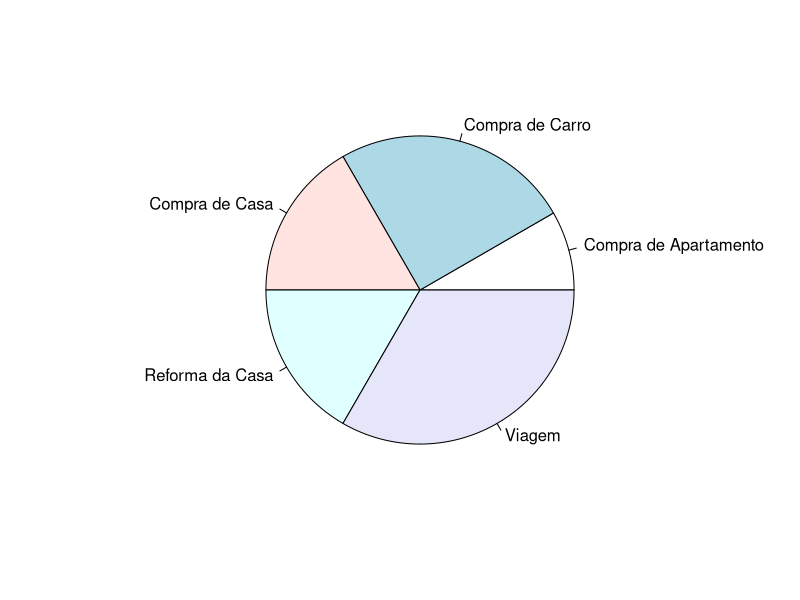
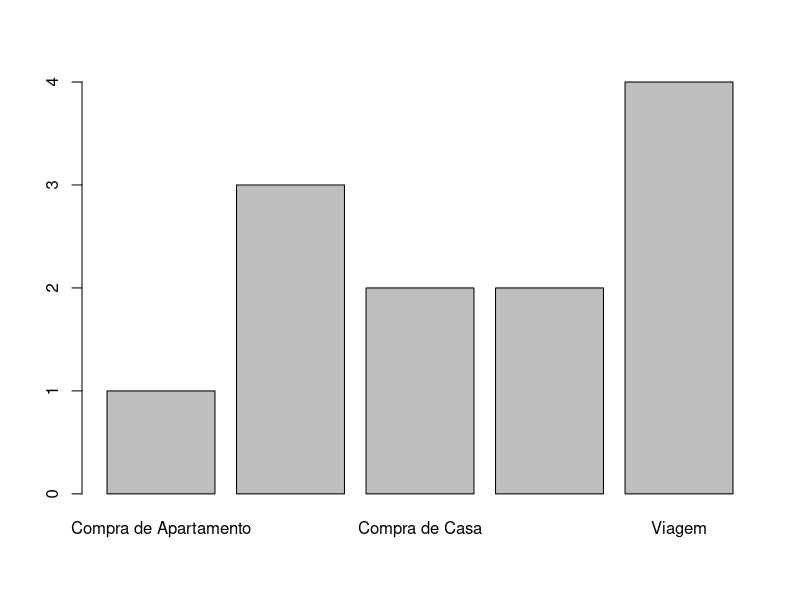

R code for these plots, in order:
## ---- chunk 1
knitr::opts_chunk$set(echo = TRUE)
## ---- chunk 2
# Acredito que o melhor é avaliar as condições e definir bem o escopo.
# Entender coisas como se tenho a tecnologia necessária para a análise( necessário comprar algum hardware ou licença)
# se vou ter disponíveis as informações mínimas e prazo de execução.
# A partir daí posso partir para uma abstração minima que sugira quais informações do cliente final vamos usar.
## ---- chunk 3
# 1. Cadastro de nomes
## clientes <- scan(what = "String", sep = ";") *forma a se aplicar em um script
clientes <- c("Marcos de Aguiar", "Paula Miranda", "Emilio Santos", "Priscila de Albuquerque")
## ---- chunk 4
# 2. Atualização no cadastro
expand.grid(clientes) # Descubrindo o índice da alteração

clientes[4] <- "Pryscilla de Albuquerque" # corrigindo o cadastro do nome

clientes # conferindo resultado
## ---- chunk 5
# 3. Cadastro de salários
# salarios <- scan() *forma a se aplicar em um script
salarios <- c(4000, 2500, 1200, 3400)
## ---- chunk 6
# 4. Atualizar o vetor salários para salários liquido (%30 a menos)
salarios <- salarios * (1 - 0.3)
## ---- chunk 7
# 1. Gerando IDs aleatórios dos clientes, de 1 a 30 sem repetição
sample(1:30,5,replace = FALSE)
## ---- chunk 8
# 1. Cadastro das matrizes
## cadastro dos vetores
clientes <- c("Marcos de Aguiar", "Paula Miranda", "Emilio Santos", "Pryscilla de Albuquerque")
salarios <- c(4000, 2500, 1200, 3400)
idade <- c(44, 56, 76, 40)

## montagem dos vetores nas matrizes
pedidosEmprestimos<- cbind(clientes, salarios, idade)
## ---- chunk 9
# 2. Correção no cadastro da Paula Miranda
pedidosEmprestimos[match("Paula Miranda", pedidosEmprestimos),2] <- 5500.33
## ---- chunk 10
# 3. Atualização no salários para os valores de salário bruto (30% a menos)
salarios <- as.numeric(pedidosEmprestimos[,2])*(1-0.3)
pedidosEmprestimos[,2] <- salarios
## ---- chunk 11
# 4. Descobrindo a média salarial dos clientes
mean(as.numeric(pedidosEmprestimos[,2]))
## ---- chunk 12
# 5. Mudando os nomes das colunas da matriz
colnames(pedidosEmprestimos) <- c("Clientes", "Salarios", "Idade")

## Visualizando resultado
pedidosEmprestimos
## ---- chunk 13
# 1.Criando o Array inicial com 3 Matrizes zeradas de 4 Linhas, 5 Colunas
fimDia<-array(0, dim = c(4,5,3))
## ---- chunk 14
# 2.Atribuindo nomes as linhas, colunas e matrizes
nomeColunas<-c("Nome","Salário","Idade","Motivo do Emprestimo","Valor Solicitado")
nomeLinhas<-c("Cliente 1","Cliente 2","Cliente 3","Cliente 4")
nomeMatriz<-c("Melissa M.","Carlos P.","Luciana T.")
dimnames(fimDia) <- list(nomeLinhas,nomeColunas,nomeMatriz)
## ---- chunk 15
## Dados do enunciado
funcionario1<-cbind(Nome=c("Marcos","Paulo","João","Kamila"),
                    Salario=c(4000,3000,4500,2300),
                    Idade=c(45,33,36,45),
                    Motivo=c("Compra de Carro","Reforma da Casa","Viagem","Compra de Casa"),
                    Valor.Pedido=c(45000,34000,20000,120000))
funcionario2<-cbind(Nome=c("Marcela","Fábio","Luana","Romero"),
                    Salario=c(3200,4500,2500,1300),
                    Idade=c(34,30,56,54),
                    Motivo=c("Compra de Carro","Viagem","Viagem","Compra de Carro"),
                    Valor.Pedido=c(75000,55000,19000,90000))
funcionario3<-cbind(Nome=c("Gustavo","Bruno","Joana","Vânia"),
                    Salario=c(11000,5600,1580,6300),
                    Idade=c(56,29,44,57),
                    Motivo=c("Compra de Casa","Viagem","Compra de Apartamento","Reforma da Casa"),
                    Valor.Pedido=c(55000,8000,21000,7000))

# 3.Gerando os valores e preenchendo os arrays
fimDia<-array(c(funcionario1,funcionario2,funcionario3), dim = c(4,5,3), dimnames = list(nomeLinhas,nomeColunas,nomeMatriz))
## ---- chunk 16
# 4.Consultando o credito oferecido por cada vendedor
## funcionario1 = Melissa M.
sum(as.numeric(fimDia[,5,1]))
## funcionario2 = Carlos P.
sum(as.numeric(fimDia[,5,2]))
## funcionario3 = Luciana T.
sum(as.numeric(fimDia[,5,3]))
## ---- chunk 17
# 1. Criando os fatores
funcionario1<-factor(c("1","0","0","0"))
funcionario2<-factor(c("0","1","0","0"))
funcionario3<-factor(c("1","0","1","1"))
levels(funcionario1)<-c("Reprovado","Aprovado")
levels(funcionario2)<-c("Reprovado","Aprovado")
levels(funcionario3)<-c("Reprovado","Aprovado")
## ---- chunk 18
# 1. Criar uma lista contendo(Nome, Salário, Histórico, Idade)
## Lista para os clientes Marcos, Paulo e João (Matriz Melsissa M.)

## Cadastrando histórico dos Gastos em um vetor
HistGastos1<-c(334,356,544)
HistGastos2<-c(230,280,399)
HistGastos3<-c(120,255,270)

## Separando as Informações do Array
fimDia[1:3,c(1,2,3),"Melissa M."]

## Preparando os valores para montagem da lista
NomeCliente1<-fimDia[1,1,"Melissa M."]
NomeCliente2<-fimDia[2,1,"Melissa M."]
NomeCliente3<-fimDia[3,1,"Melissa M."]
SalarioCliente1<-as.numeric(fimDia[1,2,"Melissa M."])
SalarioCliente2<-as.numeric(fimDia[2,2,"Melissa M."])
SalarioCliente3<-as.numeric(fimDia[3,2,"Melissa M."])
IdadeCliente1<-as.numeric(fimDia[1,3,"Melissa M."])
IdadeCliente2<-as.numeric(fimDia[2,3,"Melissa M."])
IdadeCliente3<-as.numeric(fimDia[3,3,"Melissa M."])

## Montagem da lista de cada Cliente
cliente1<-list(Nome=NomeCliente1,Salario=SalarioCliente1,HistGastos=HistGastos1,Idade=IdadeCliente1)
cliente2<-list(Nome=NomeCliente2,Salario=SalarioCliente2,HistGastos=HistGastos2,Idade=IdadeCliente2)
cliente3<-list(Nome=NomeCliente3,Salario=SalarioCliente3,HistGastos=HistGastos3,Idade=IdadeCliente3)
## ---- chunk 19
# 2. Descobrindo a média de cada cliente
## Consulta simples
mean(cliente1$HistGastos)
mean(cliente2$HistGastos)
mean(cliente3$HistGastos)

## Acrescentando resultado na lista
cliente1[[5]] <- mean(cliente1$HistGastos)
cliente2[[5]] <- mean(cliente2$HistGastos)
cliente3[[5]] <- mean(cliente3$HistGastos)
names(cliente1)[5] <- "Média_gastos"
names(cliente2)[5] <- "Média_gastos"
names(cliente3)[5] <- "Média_gastos"

## Consulta dos cadastros
cliente1
cliente2
cliente3
## ---- chunk 20
# 1. dataframe de desempenho
## Criando uma matriz vazia para receber os dados do Array
teste<-matrix(nrow = 12,ncol = 5)
teste[1:4,1:5]<-fimDia[,,"Melissa M."]
teste[5:8,1:5]<-fimDia[,,"Carlos P."]
teste[9:12,1:5]<-fimDia[,,"Luciana T."]
## Criação do Data Frame
tabelaDesempenho<-data.frame(teste)
## ---- chunk 21
# 2. Correção do nome das colunas no meu caso
names(tabelaDesempenho)<-c("Nome","Salário","Idade","MotivoEmprestimo","ValorSolicitado")
## ---- chunk 22
# 3. Tratamento dos dados numéricos
tabelaDesempenho[,c(3)]<-as.numeric(tabelaDesempenho[,c(3)])
tabelaDesempenho[,c(5)]<-as.numeric(tabelaDesempenho[,c(5)])
tabelaDesempenho[,c(2)]<-as.numeric(tabelaDesempenho[,c(2)])

## Teste do resultado
str(tabelaDesempenho)
## ---- chunk 23
# 4. Criação automatica de Fatores, inserindo informação dos vendedores em nova coluna
tabelaDesempenho[,6]<-gl(3,4,labels = c("Melissa M.","Carlos P.","Luciana T."))
## Correção do nome do ultimo elemento, já que acrescentamos nova coluna
names(tabelaDesempenho)<-c("Nome","Salário","Idade","MotivoEmprestimo","ValorSolicitado","Vendedor")

## Registro do intervalo de amostras referênte a cada vendedor
vendedor1<-1:4
vendedor2<-5:8
vendedor3<-9:12

## Consulta simplificada pelo conceito das amostras
tabelaDesempenho[vendedor1,]
tabelaDesempenho[vendedor2,]
tabelaDesempenho[vendedor3,]
## ---- chunk 24
# 5. Montagem da tabela de motivos e representações em gráficos
table(tabelaDesempenho$MotivoEmprestimo)
pie(table(tabelaDesempenho$MotivoEmprestimo))
barplot(table(tabelaDesempenho$MotivoEmprestimo))
